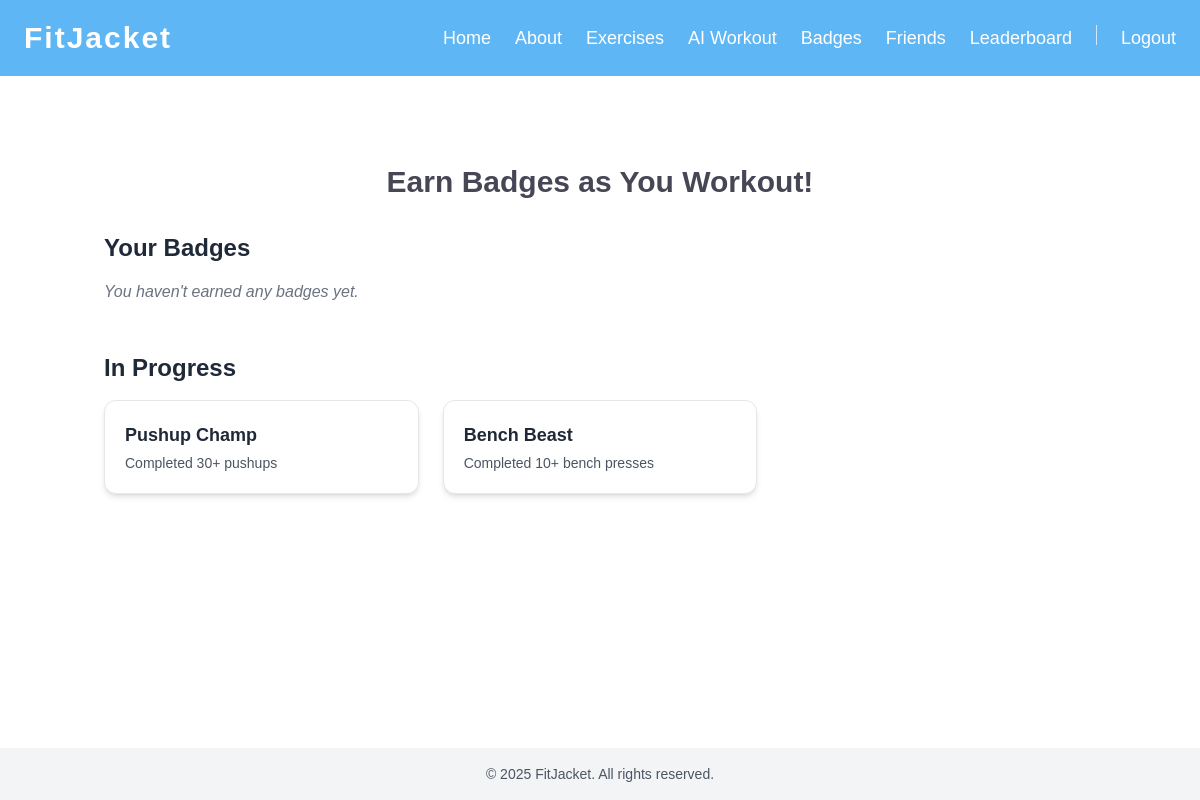
Page /aiworkout/badges/ (signed in) on the committed database.
### aiworkout/models.py (models this page shows, shortened)
class Badge(models.Model):
    name = models.CharField(max_length=100)
    description = models.TextField()
    rule_type = models.CharField(max_length=100)  # e.g., 'pushup', 'bench_press'
    threshold = models.PositiveIntegerField()      # e.g., 30 reps

### aiworkout/views.py (the view)
# urls.py: path('badges/', views.badges_view, name='badges'),
@login_required
def badges_view(request):
    user = request.user
    earned = Badge.objects.filter(userbadge__user=user)
    unearned = Badge.objects.exclude(pk__in=earned.values_list('pk', flat=True))
    return render(request, 'badges.html', {
        'earned_badges': earned,
        'unearned_badges': unearned,
    })

### aiworkout/templates/badges.html (shortened to what this page needs)
{% extends "base.html" %}
{% block content %}
<div class="max-w-5xl mx-auto px-4 py-8">
  <h1 class="text-3xl font-bold mb-8 text-center">Earn Badges as You Workout!</h1>
  <section class="mb-12">
    <h2 class="text-2xl font-semibold mb-4 text-gray-800">Your Badges</h2>
    {% if earned_badges %}
      <ul class="grid grid-cols-1 sm:grid-cols-2 md:grid-cols-3 gap-6">
        {% for badge in earned_badges %}
          <li class="bg-green-100 rounded-xl p-5 shadow-md hover:shadow-lg transition">
            <h3 class="text-lg font-semibold text-green-900 mb-1">{{ badge.name }}</h3>
            <p class="text-sm text-green-800">{{ badge.description }}</p>
          </li>
        {% endfor %}
      </ul>
    {% else %}
      <p class="italic text-gray-500">You haven't earned any badges yet.</p>
    {% endif %}
  </section>
  <section>
    <h2 class="text-2xl font-semibold mb-4 text-gray-800">In Progress</h2>
    {% if unearned_badges %}
      <ul class="grid grid-cols-1 sm:grid-cols-2 md:grid-cols-3 gap-6">
        {% for badge in unearned_badges %}
          <li class="bg-white border rounded-xl p-5 shadow-md hover:shadow-lg transition">
            <h3 class="text-lg font-semibold text-gray-800 mb-1">{{ badge.name }}</h3>
            <p class="text-sm text-gray-600">{{ badge.description }}</p>
          </li>
        {% endfor %}
      </ul>
    {% else %}
      <p class="italic text-gray-500">Congratulations! You've earned all available badges.</p>
    {% endif %}
  </section>
</div>
{% endblock %}

### fitjacket/static/css/style.css (style rules this page uses)
.text-gray-400 { color: #464655 !important; font-family: 'Tilson', sans-serif !important; }

### rows in the picture
Badge: name "Pushup Champ", description "Completed 30+ pushups"
Badge: name "Bench Beast", description "Completed 10+ bench presses"
